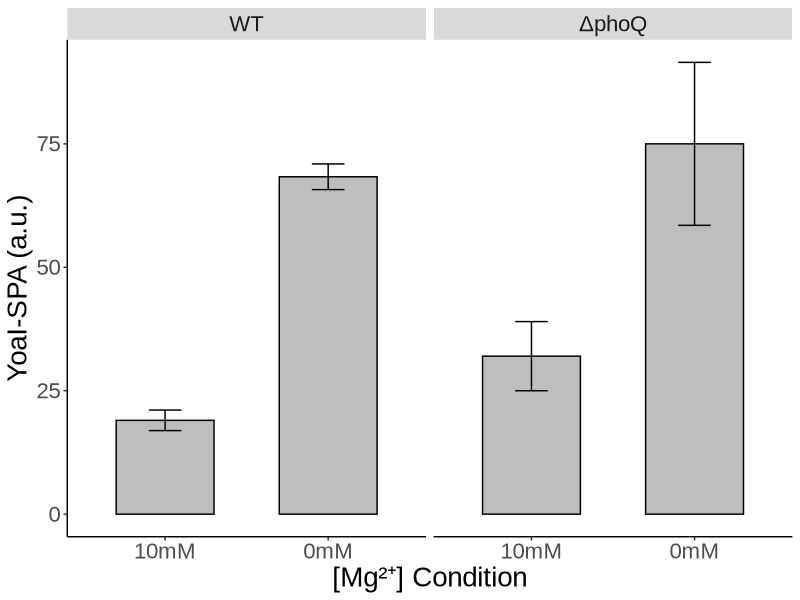
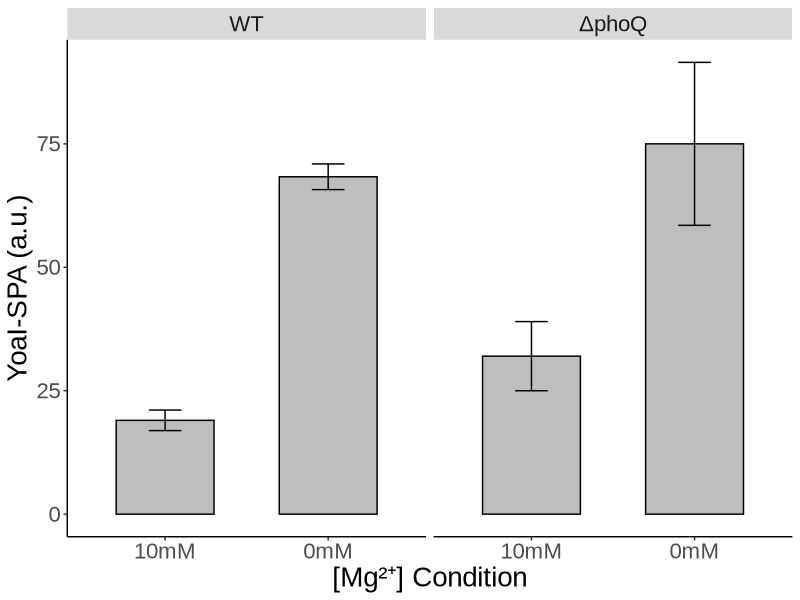

The R script that drew these images, in order:
## ---- chunk 1
# Load libraries
library(ggplot2)
library(dplyr)
library(tidyr)
library(ggpubr)
## ---- chunk 2

# Input data
data2 <- data.frame(
  Strain = rep(c("WT", "ΔphoQ"), each = 3),
  Replicate = rep(1:3, times = 2),
  `10mM` = c(18, 23, 16, 39, 18, 39),
  `0mM` = c(64, 68, 73, 98, 43, 84)
)
 

# Reshape to long format
long_data2 <- data2 %>%
  pivot_longer(cols = c(`X10mM`, `X0mM`), names_to = "Mg", values_to = "Intensity") %>% 
  mutate(Mg = gsub("^X", "", Mg)) 

# Set factor levels for correct plotting order
long_data2$Mg <- factor(long_data2$Mg, levels = c("10mM", "0mM"))
long_data2$Strain <- factor(long_data2$Strain, levels = c("WT", "ΔphoQ"))

# Calculate summary stats
summary_data2 <- long_data2 %>%
  group_by(Strain, Mg) %>%
  summarise(
    Mean = mean(Intensity),
    SEM = sd(Intensity) / sqrt(n()),
    .groups = "drop"
  )
t.test(c(64,68,73), c(18,23,16), paired = TRUE)
# 0.006017

t.test(c(39,18,39), c(98,43,84), paired = TRUE)
# 0.004

# Plot
ggplot(summary_data2, aes(x = Mg, y = Mean)) +
  geom_bar(stat = "identity", fill = "grey", color = "black", width = 0.6) +
  geom_errorbar(aes(ymin = Mean - SEM, ymax = Mean + SEM), width = 0.2) +
  facet_wrap(~ Strain) +
  labs(
    x = "[Mg²⁺] Condition",
    y = "YoaI-SPA (a.u.)"
  ) +
 theme(
    text = element_text(size = 20, family = "Arial"),
        panel.background = element_blank(),
        axis.line = element_line(color = "black"))

ggsave(last_plot(), filename = "~/Library/CloudStorage/Box-Box/github/Small-proteins-induced-under-low-magnesium-stress-in-E.coli/figures/Fig3C.png", width = 4.5, height = 3.5, units = "in", dpi = 600)
